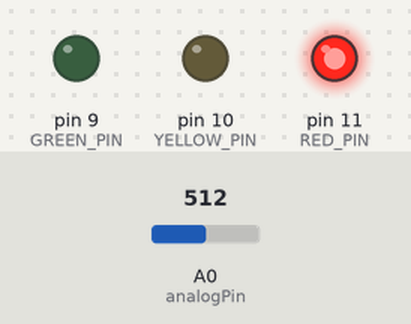
A sketch run on a simulated Arduino Uno, built with avr-gcc and run on an emulated ATmega328P. Shown: output pins drawn as LEDs (lit = HIGH). The test bench sets the inputs (shaded band); at power-on: A0 (analogPin) = 512. What the sketch prints to the serial monitor is not drawn.

Above: at 1.2 s.
1.3 s: A0 (analogPin) set to 486
At 2.3 s:
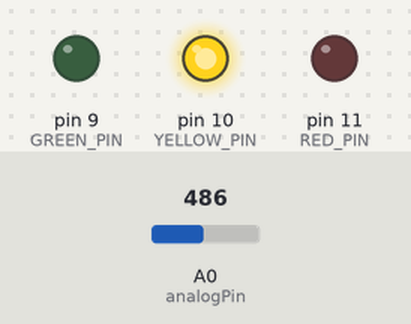
2.8 s: A0 (analogPin) set to 314
5.8 s: A0 (analogPin) set to 288
At 7.0 s:
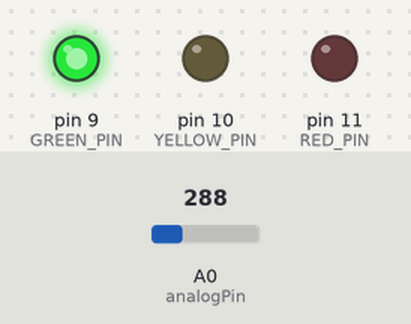
7.3 s: A0 (analogPin) set to 306
At 8.0 s:
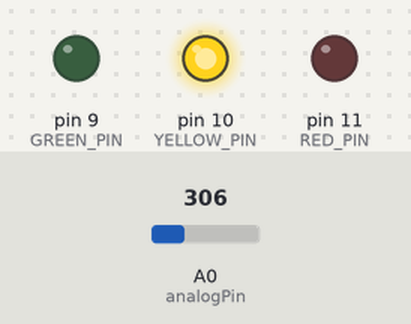
10.3 s: A0 (analogPin) set to 290
At 11.7 s:
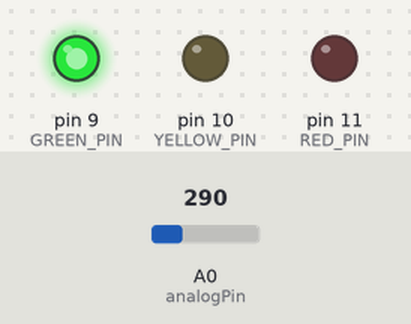
Timing chart, 0 to 13.3 s (numbered marks = the images above; inputs shaded):
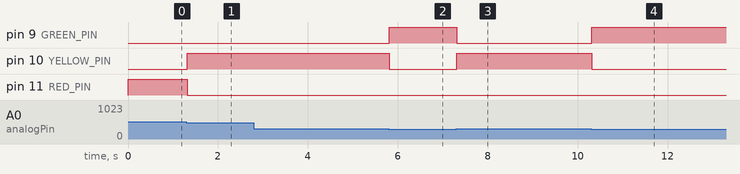

Measured:
- the behaviour switches between 500 and 499 on A0 (analogPin) (found by bisection; images 0 and 1)
- the behaviour switches between 300 and 299 on A0 (analogPin) (found by bisection; images 1 and 2)
- after the input at 1.3 s, pin 10 (YELLOW_PIN): LOW → HIGH at once; pin 11 (RED_PIN): HIGH → LOW at once
- after the input at 2.8 s, every drawn part: stays the same
- after the input at 5.8 s, pin 9 (GREEN_PIN): LOW → HIGH at once; pin 10 (YELLOW_PIN): HIGH → LOW at once
- after the input at 7.3 s, pin 9 (GREEN_PIN): HIGH → LOW at once; pin 10 (YELLOW_PIN): LOW → HIGH at once
- after the input at 10.3 s, pin 9 (GREEN_PIN): LOW → HIGH at once; pin 10 (YELLOW_PIN): HIGH → LOW at once

The sketch:

jodo_led.ino
```cpp
int analogPin = A0;  // 조도센서가 연결된 아날로그 핀
const int GREEN_PIN = 9;  //GREEN LED와 디지털 10 핀 연결
const int YELLOW_PIN = 10;    //BLUE LED와 디지털 9 핀 연결
const int RED_PIN = 11;      //RED LED와 디지털 11 핀 연결

void setup() {
 Serial.begin(9600);
 pinMode(RED_PIN, OUTPUT);    //11번 핀을 출력으로 설정
 pinMode(GREEN_PIN, OUTPUT);  //10번 핀을 출력으로 설정
 pinMode(YELLOW_PIN, OUTPUT);   //9번 핀을 출력으로 설정
}

void loop() {

    int sensorValue = analogRead(analogPin);

    Serial.print("jodo ");
    Serial.print(sensorValue);

    // 여기에서 조도센서 값을 기반으로 LED를 제어
    if (sensorValue < 300) { // 겨울이라 실내가 어두움으로 값을 크게 줌
      digitalWrite(RED_PIN, LOW);  // 밝을 때 LED를 끔
      digitalWrite(YELLOW_PIN, LOW);
      digitalWrite(GREEN_PIN, HIGH);
    } else if (sensorValue < 500) {
      digitalWrite(RED_PIN, LOW);  //
      digitalWrite(YELLOW_PIN, HIGH);
      digitalWrite(GREEN_PIN, LOW);
    } else {
      digitalWrite(RED_PIN, HIGH);  // 어두울 때 LED를 켬
      digitalWrite(YELLOW_PIN, LOW);
      digitalWrite(GREEN_PIN, LOW);
    }
}
```
